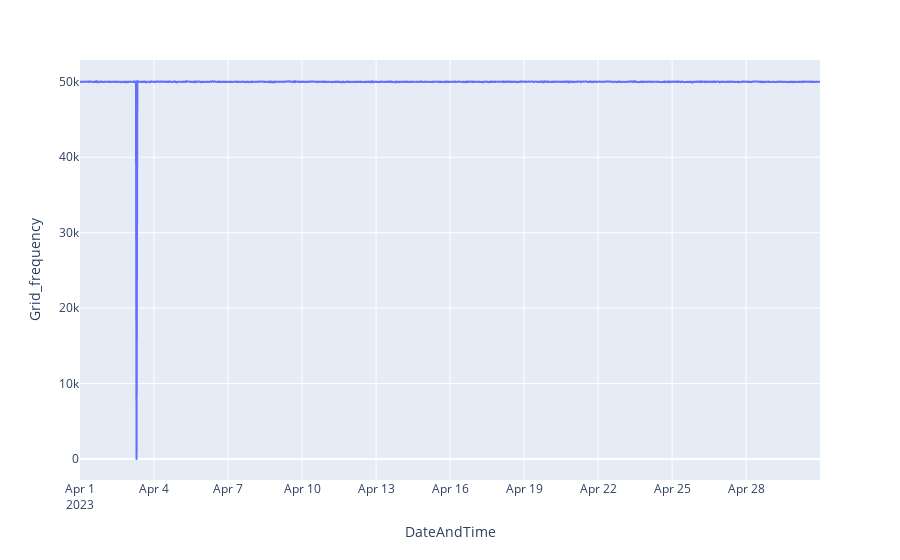

Notebook cell for this chart:
### Code cell
# The basic job of the battery system is to maintain grid frequency, so let's start with that column.
# We can see it's generally arond 50k (==50hz), but it looks like there are some 0s that are probably
# junk. So if we plot it, it'll be hard to read:

px.line(bess, x=bess.index, y='Grid_frequency')

### Figure 1 — Plotly figure (JSON) as saved in the notebook; plotly's stock layout.template omitted (floating-point values rounded to 4 significant figures; data arrays with more than 128 entries replaced by an {"elided": "..."} marker saying what was removed)
{"data": [{"hovertemplate": "DateAndTime=%{x}<br>Grid_frequency=%{y}<extra></extra>", "legendgroup": "", "line": {"color": "#636efa", "dash": "solid"}, "marker": {"symbol": "circle"}, "mode": "lines", "name": "", "showlegend": false, "type": "scattergl", "x": {"elided": "2592 str values"}, "xaxis": "x", "y": {"elided": "2592 int values"}, "yaxis": "y"}], "layout": {"legend": {"tracegroupgap": 0}, "margin": {"t": 60}, "xaxis": {"anchor": "y", "domain": [0, 1], "title": {"text": "DateAndTime"}}, "yaxis": {"anchor": "x", "domain": [0, 1], "title": {"text": "Grid_frequency"}}}}
